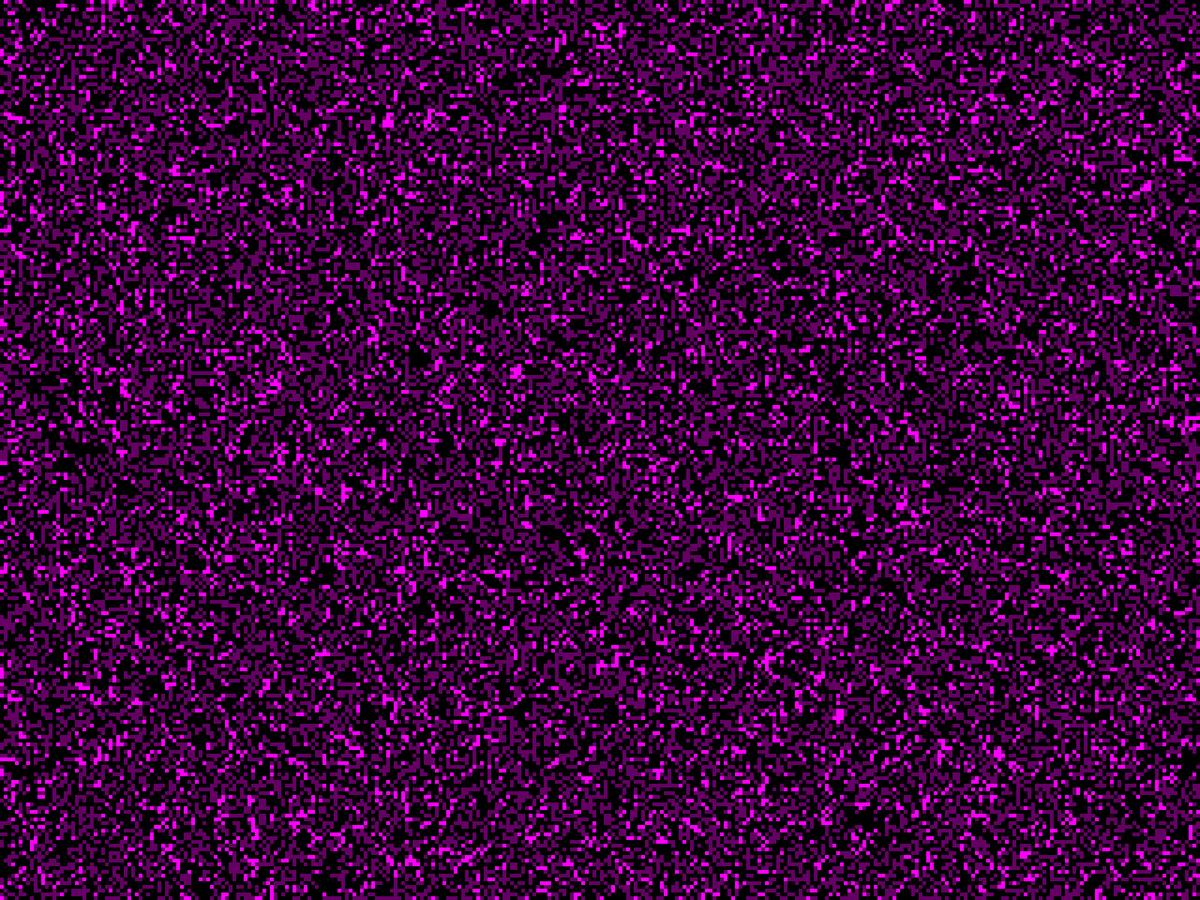
Frame 1 (no input)
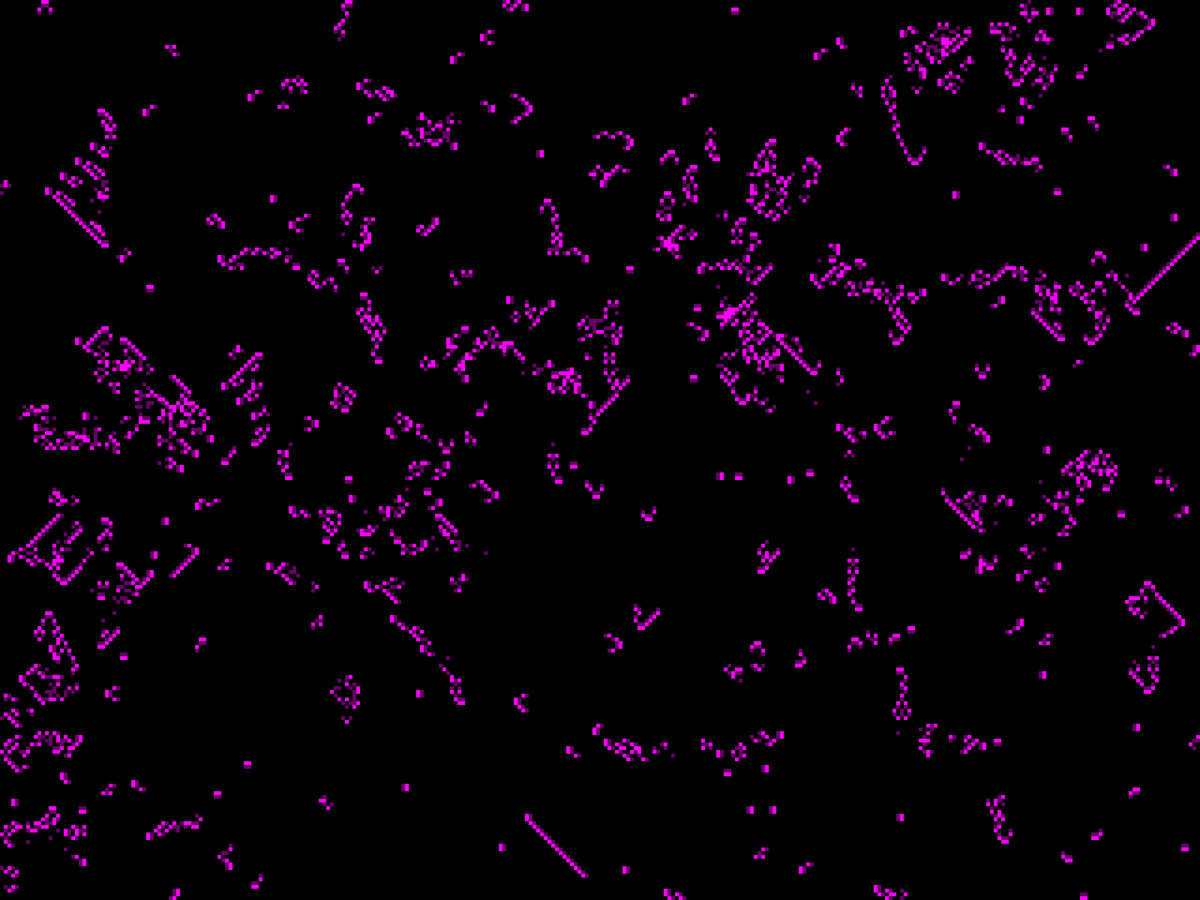
Frame 60 (the mouse pressed at the canvas centre just before this capture)
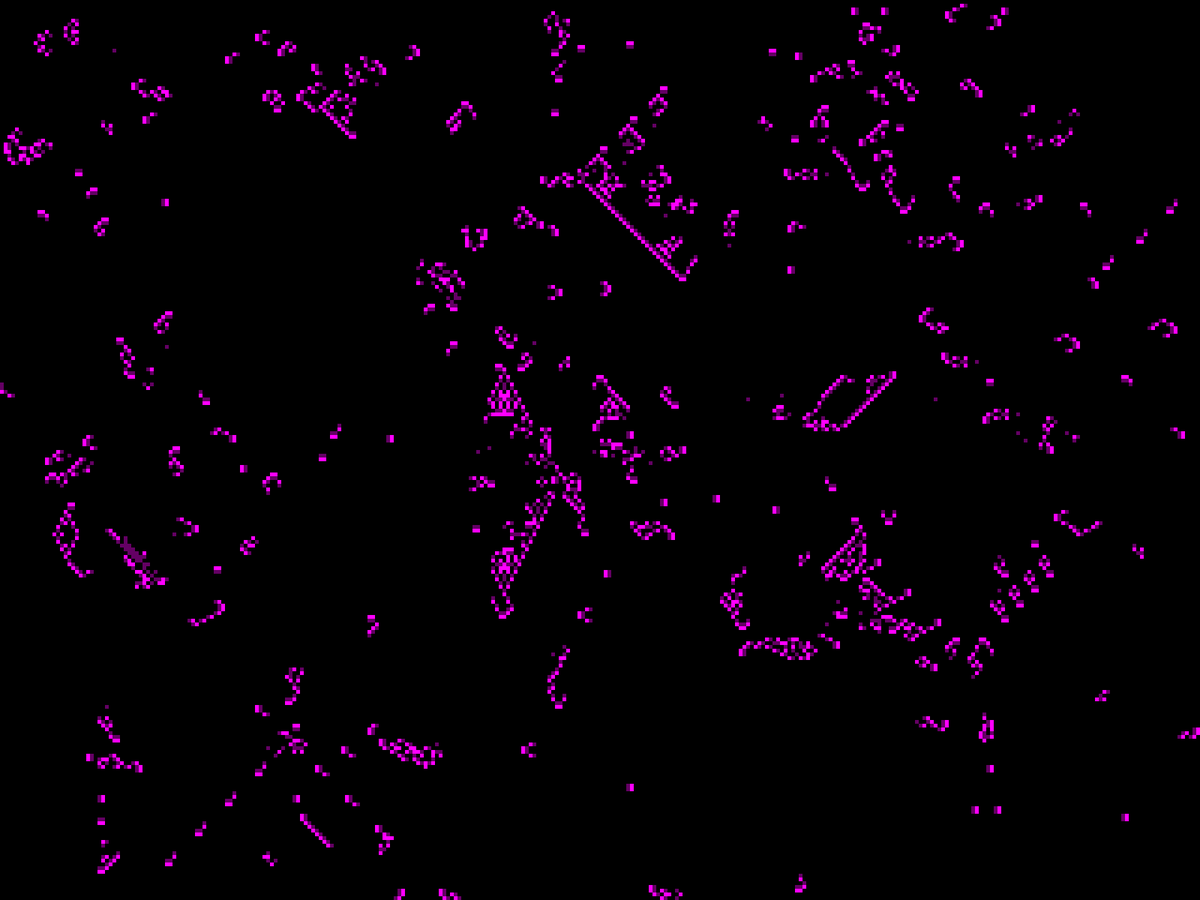
Frame 120 (the mouse held since frame 60 and released just before this capture)

The Processing sketch that drew these frames (run headless with seeded random() and noise(); from frame 60 on, the mouse is pressed at the canvas centre):

// Processing sketch: ejemploAutomatas
// ── ejemploAutomatas.pde
Automaton a;

void setup() {
  fullScreen();
  a = new Brian(5);
}
void draw() {
  background(0);
  a.next();
  if (mousePressed) a.click();
  a.display();
}
// ── Automaton.pde
abstract class Automaton {
  int rows;
  int columns;
  Cell[][] cells;
  float w;

  Automaton(float w) {
    rows = (int)(height / w);
    columns = (int)(width / w);
    this.w = w;
    cells = new Cell[rows][];
    for (int r = 0; r < rows; r++) {
      cells[r] = new Cell[columns];
      for (int c = 0; c < columns; c++) {
        cells[r][c] = createCell(c * w, r * w, w);
      }
    }
  } 
  abstract Cell createCell(float x, float y, float w);
  abstract void next();
  void display() {
    for (int r = 0; r < rows; r++) {
      for (int c = 0; c < columns; c++) {
        cells[r][c].display();
      }
    }
  }
  abstract void click();
}
// ── Brian.pde
class Brian extends Automaton {
  Brian(float w) {
    super(w);
  }
  Cell createCell(float x, float y, float w) {
    return new BrianCell(x, y, w, (int)random(3));
  }
  void next() {
    for (int r = 0; r < rows; r++) {
      for (int c = 0; c < columns; c++) {
        int n = neighbors(r, c);
        Cell cell = cells[r][c];
        if (cell.state == 0 && n == 2) cell.newState = 2;
        else if (cell.state == 2) cell.newState = 1;
        else if (cell.state == 1) cell.newState = 0;
        else cell.newState = cell.state;
      }
    }
  }
  int neighbors(int row, int col) {
    int result = 0;
    for (int r = row - 1; r < row + 2; r++) {
      for (int c = col -1; c < col + 2; c++) {
        if (r >= 0 && r < rows && c >= 0 && c < columns) {
          if ((r != row || c != col) && cells[r][c].state == 2) {
            result += 1;
          }
        }
      }
    }
    return result;
  }
  void click() {
    int c = (int)(mouseX / w);
    int r = (int)(mouseY / w);
    if (r < rows && c < columns) {
      cells[r][c].newState = 2;
    }
  }
}
// ── BrianCell.pde
class BrianCell extends Cell {
  BrianCell(float x, float y, float w, int state) {
    super(x, y, w, state);
  }
  color getColor() {
    if (state == 0) return color(0, 0, 0);
    else if (state == 1) return color(100, 0, 100);
    else return color(255, 0, 255);
  }
}
// ── Cell.pde
abstract class Cell {
  float x;
  float y;
  float w;
  int state;
  int newState;
  
  Cell(float x, float y, float w, int state) {
    this.x = x;
    this.y = y;
    this.w = w;
    this.state = state;
  }
  void display() {
    state = newState;
    color c = getColor();
    noStroke();
    fill(c);
    rect(x, y, w, w);
  }  
  abstract color getColor();
}
// ── Conway.pde
class Conway extends Automaton {
  Conway(float w) {
    super(w);
  }
  Cell createCell(float x, float y, float w) {
    return new ConwayCell(x, y, w, (int)random(2));
  }
  void next() {
    for (int r = 0; r < rows; r++) {
      for (int c = 0; c < columns; c++) {
        int n = neighbors(r, c);
        Cell cell = cells[r][c];
        if (cell.state == 1 && n < 2) cell.newState = 0;
        else if (cell.state == 1 && n > 3) cell.newState = 0;
        else if (cell.state == 0 && n == 3) cell.newState = 1;
        else cell.newState = cell.state;
      }
    }
  }
  int neighbors(int row, int col) {
    int result = 0;
    for (int r = row - 1; r < row + 2; r++) {
      for (int c = col -1; c < col + 2; c++) {
        if (r >= 0 && r < rows && c >= 0 && c < columns) {
          if (r != row || c != col) {
            result += cells[r][c].state;
          }
        }
      }
    }
    return result;
  }
  void click() {
    int c = (int)(mouseX / w);
    int r = (int)(mouseY / w);
    if (r < rows && c < columns) {
      cells[r][c].newState = 1;
    }
  }
}
// ── ConwayCell.pde
class ConwayCell extends Cell {
  ConwayCell(float x, float y, float w, int state) {
    super(x, y, w, state);
  }
  color getColor() {
    return state == 0? color(0, 0, 0) : color(255, 255, 128);
  }
}
